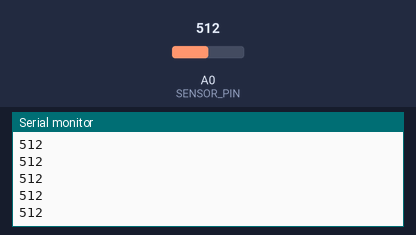
Bench run of a sketch on a simulated Arduino Uno, built with avr-gcc and run on an emulated ATmega328P. Parts: the last lines printed to the serial monitor. Inputs (shaded band) come from the test bench; at power-on: A0 (SENSOR_PIN) = 512.

Above: at 1.2 s.
1.3 s: A0 (SENSOR_PIN) set to 716
At 2.4 s:
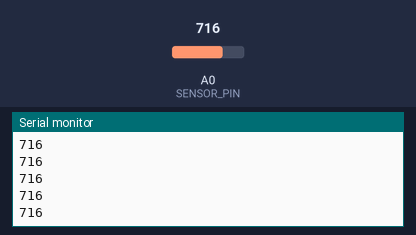
2.8 s: A0 (SENSOR_PIN) set to 900
At 3.7 s:
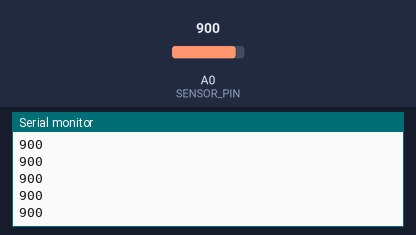
Timing chart, 0 to 5.8 s (numbered marks = the images above; inputs shaded):
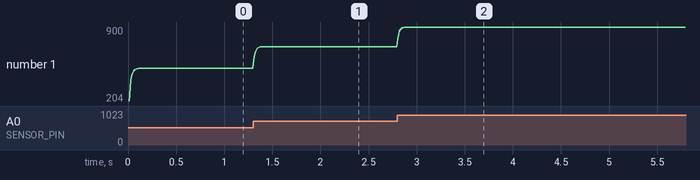

The sketch:

cpr_sensor.ino
```cpp
// Maya on Call — CPR force sensor (for the "USB sensor" option in the game)
//
// Parts: Arduino Uno/Nano (or ESP32), FSR 402 force-sensitive resistor, 10k resistor.
// Wiring (voltage divider):
//   5V ── FSR ──┬── A0
//               └── 10k ── GND
//   (ESP32: use 3.3V and an ADC pin like 34, and change SENSOR_PIN.)
// Put the FSR under the center of a firm pillow (a book on top spreads the force).
// The game reads one number per line at 115200 baud via Web Serial (Chrome/Edge).

const int SENSOR_PIN = A0;
const unsigned long PERIOD_MS = 10;   // 100 samples per second
float smooth = 0;

void setup() {
  Serial.begin(115200);
}

void loop() {
  static unsigned long last = 0;
  if (millis() - last < PERIOD_MS) return;
  last = millis();
  int raw = analogRead(SENSOR_PIN);
  smooth = smooth * 0.6 + raw * 0.4;  // light smoothing, the game does the rest
  Serial.println((int)smooth);
}
```

Measured:
- after the input at 1.3 s, the serial monitor: prints a new line at once (image 1)
- after the input at 2.8 s, the serial monitor: prints a new line at once (image 2)
- plotted number 1: 512 → 716 after the input at 1.3 s, 716 → 900 after the input at 2.8 s
